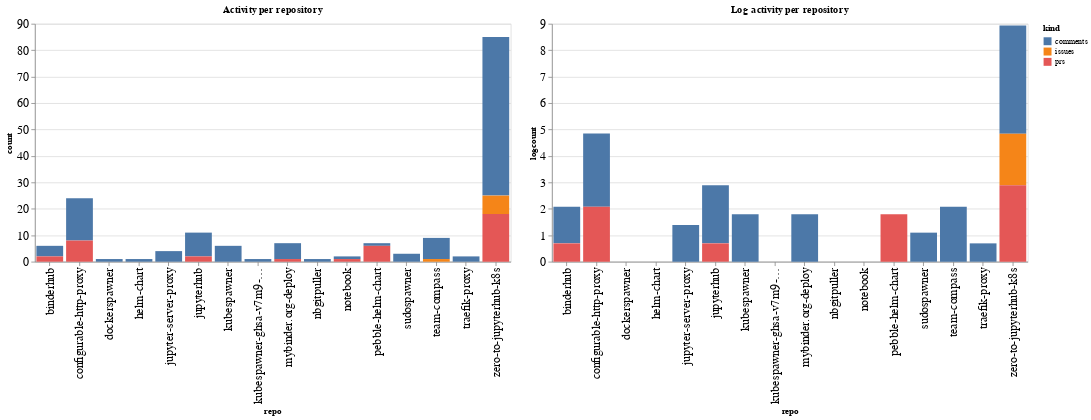

The notebook cell this image was saved under:
### Code cell
ch1 = alt.Chart(repo_summaries, width=600, title="Activity per repository").mark_bar().encode(
    x='repo',
    y='count',
    color='kind',
    tooltip="kind"
)

ch2 = alt.Chart(repo_summaries, width=600, title="Log activity per repository").mark_bar().encode(
    x='repo',
    y='logcount',
    color='kind',
    tooltip="kind"
)

ch1 | ch2

### Figure 1 — Vega-Lite specification as saved in the notebook (floating-point values rounded to 4 significant figures)
{"config": {"axisLeft": {"labelFontSize": 15}, "axisBottom": {"labelFontSize": 15}}, "hconcat": [{"mark": "bar", "encoding": {"color": {"type": "nominal", "field": "kind"}, "tooltip": {"type": "nominal", "field": "kind"}, "x": {"type": "nominal", "field": "repo"}, "y": {"type": "quantitative", "field": "count"}}, "title": "Activity per repository", "width": 600}, {"mark": "bar", "encoding": {"color": {"type": "nominal", "field": "kind"}, "tooltip": {"type": "nominal", "field": "kind"}, "x": {"type": "nominal", "field": "repo"}, "y": {"type": "quantitative", "field": "logcount"}}, "title": "Log activity per repository", "width": 600}], "data": {"name": "data-2a80bbb5633018a8d65d20a4b9764ffd"}, "$schema": "https://vega.github.io/schema/vega-lite/v4.8.1.json", "datasets": {"data-2a80bbb5633018a8d65d20a4b9764ffd": [{"repo": "binderhub", "kind": "comments", "count": 4, "logcount": 1.386}, {"repo": "binderhub", "kind": "prs", "count": 2, "logcount": 0.6931}, {"repo": "configurable-http-proxy", "kind": "comments", "count": 16, "logcount": 2.773}, {"repo": "configurable-http-proxy", "kind": "prs", "count": 8, "logcount": 2.079}, {"repo": "dockerspawner", "kind": "comments", "count": 1, "logcount": 0.0}, {"repo": "helm-chart", "kind": "comments", "count": 1, "logcount": 0.0}, {"repo": "jupyter-server-proxy", "kind": "comments", "count": 4, "logcount": 1.386}, {"repo": "jupyterhub", "kind": "comments", "count": 9, "logcount": 2.197}, {"repo": "jupyterhub", "kind": "prs", "count": 2, "logcount": 0.6931}, {"repo": "kubespawner", "kind": "comments", "count": 6, "logcount": 1.792}, {"repo": "kubespawner-ghsa-v7m9-9497-p9gr", "kind": "comments", "count": 1, "logcount": 0.0}, {"repo": "mybinder.org-deploy", "kind": "comments", "count": 6, "logcount": 1.792}, {"repo": "mybinder.org-deploy", "kind": "prs", "count": 1, "logcount": 0.0}, {"repo": "nbgitpuller", "kind": "comments", "count": 1, "logcount": 0.0}, {"repo": "notebook", "kind": "comments", "count": 1, "logcount": 0.0}, {"repo": "notebook", "kind": "prs", "count": 1, "logcount": 0.0}, {"repo": "pebble-helm-chart", "kind": "comments", "count": 1, "logcount": 0.0}, {"repo": "pebble-helm-chart", "kind": "prs", "count": 6, "logcount": 1.792}, {"repo": "sudospawner", "kind": "comments", "count": 3, "logcount": 1.099}, {"repo": "team-compass", "kind": "comments", "count": 8, "logcount": 2.079}, {"repo": "team-compass", "kind": "issues", "count": 1, "logcount": 0.0}, {"repo": "traefik-proxy", "kind": "comments", "count": 2, "logcount": 0.6931}, {"repo": "zero-to-jupyterhub-k8s", "kind": "comments", "count": 60, "logcount": 4.094}, {"repo": "zero-to-jupyterhub-k8s", "kind": "issues", "count": 7, "logcount": 1.946}, {"repo": "zero-to-jupyterhub-k8s", "kind": "prs", "count": 18, "logcount": 2.89}]}}
